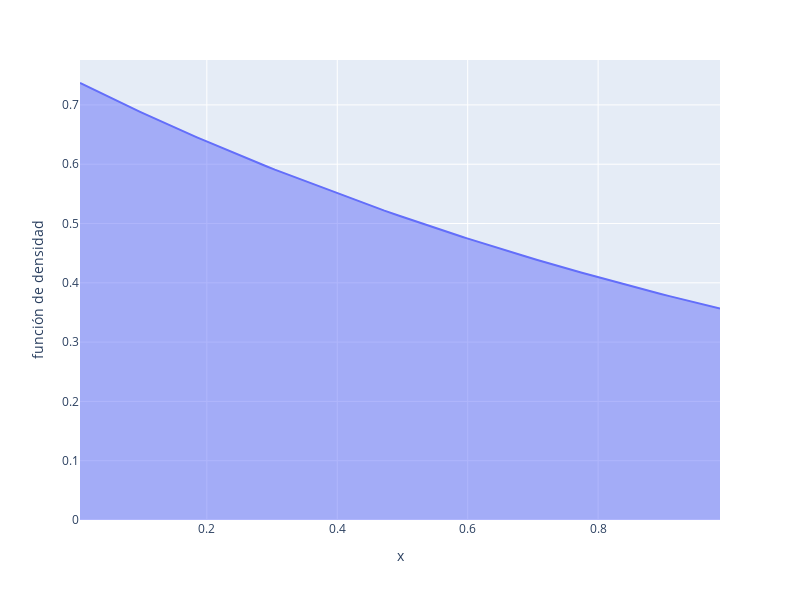

Here is the notebook cell this chart was saved with:
### Markdown cell above
### 3.2 Curva de la función de densidad

### Code cell
area(df_densidad, x='ri', y='densidad', width=800, height=600, labels={'ri': 'x', 'densidad': 'función de densidad'})
